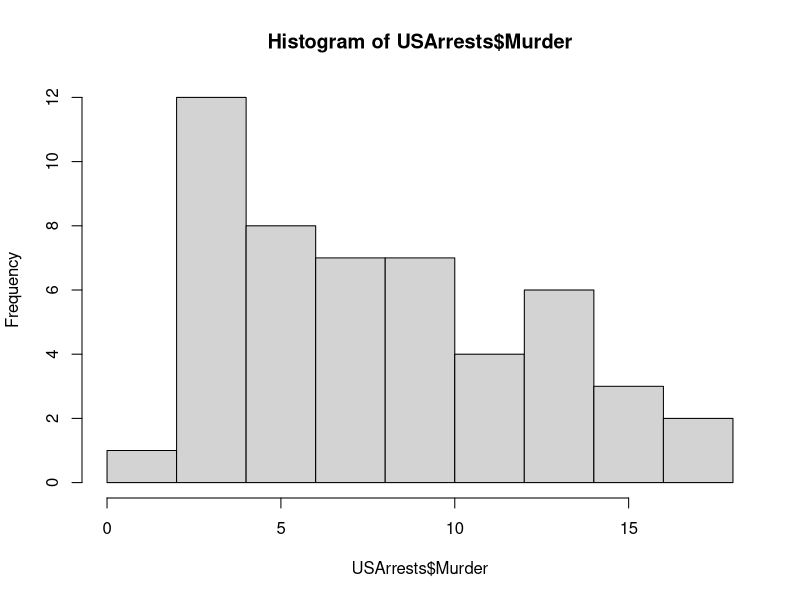
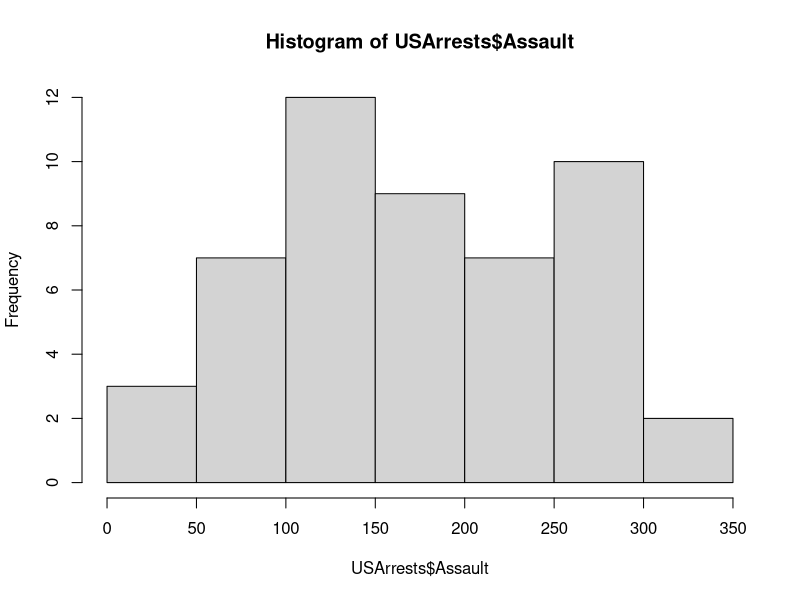
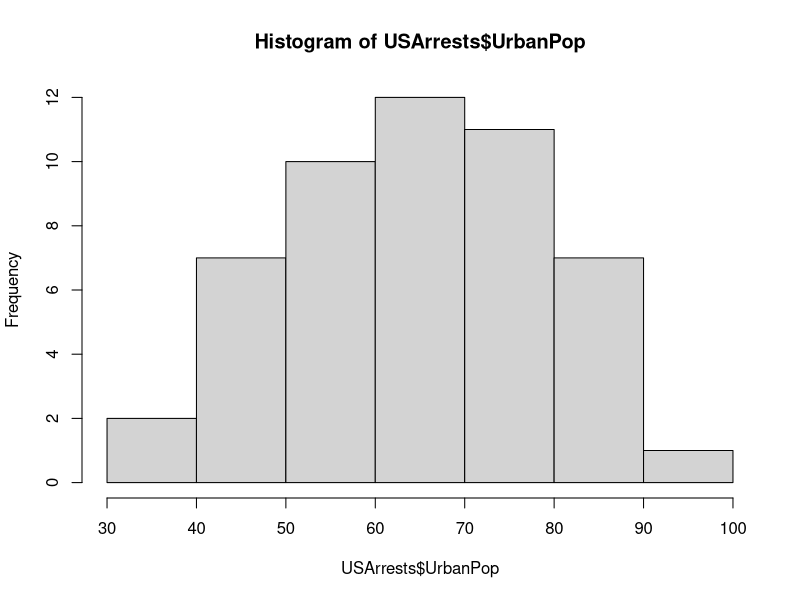
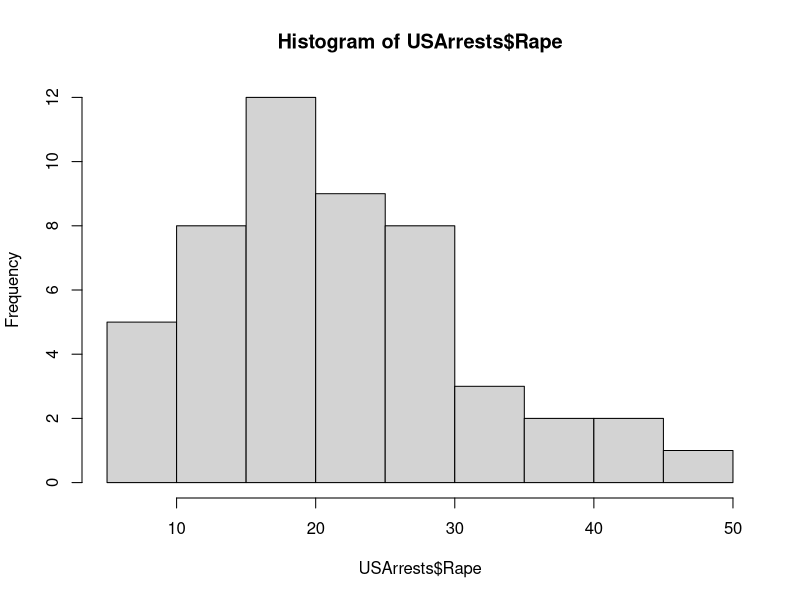
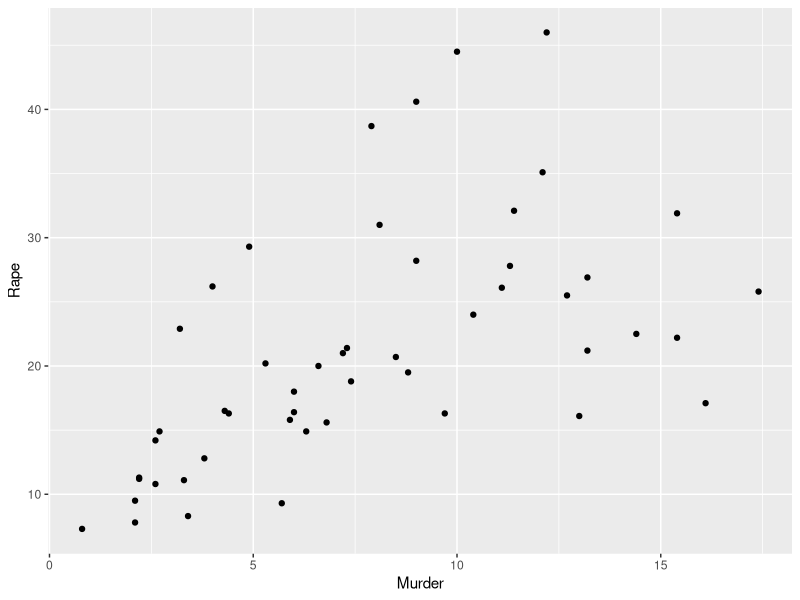
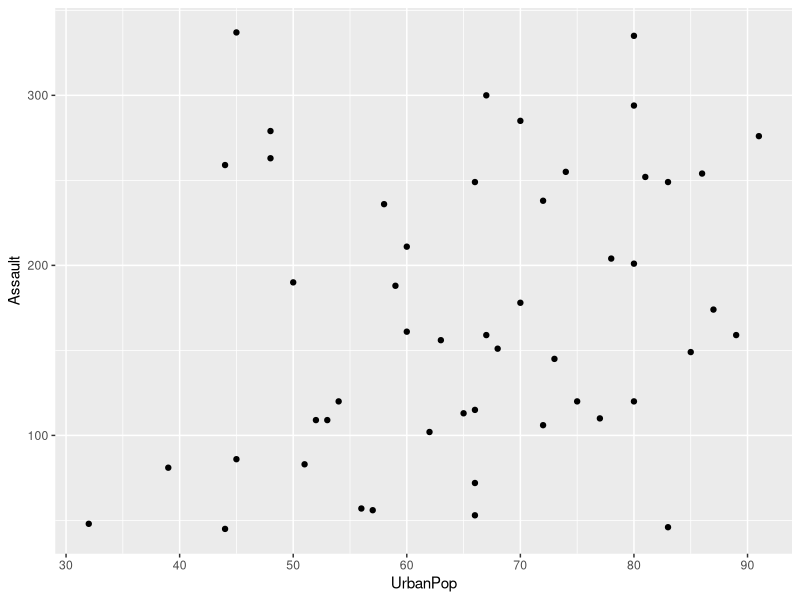

Write R code to recreate these figures, in order.
## ---- chunk 1
library(ggplot2)
## ---- chunk 2
A = matrix(-1,2,2)
eigen(A)
## ---- chunk 3
apply(USArrests, MARGIN=2, FUN=mean)
## ---- chunk 4
apply(USArrests, MARGIN=2, FUN=var)
## ---- chunk 5
hist(USArrests$Murder)
hist(USArrests$Assault)
hist(USArrests$UrbanPop)
hist(USArrests$Rape)
## ---- chunk 6
ggplot(USArrests, aes(x=Murder,y=Rape)) + geom_point() 
ggplot(USArrests, aes(x=UrbanPop,y=Assault)) + geom_point() 
## ---- chunk 7
#?prcomp()
pca_model = prcomp(USArrests,scale = TRUE)

#not sure if this is what we need for "print a summary"
pca_model
## ---- chunk 8
dimnames(pca_model$rotation)
## ---- chunk 9
# each column below contains the loading vectors 
row_name = c("Murder","Assault","UrbanPop","Rape")  
col_name = c("PC1","PC2","PC3","PC4")
loading_matrix = matrix(pca_model$rotation, 4,4, dimnames=list(row_name,col_name))
loading_matrix[1:3,]
## ---- chunk 10
#this may be a matrix, might need to remove matrix function on (e)
# pretty sure class(loading_matrix) gives matrix so maybe redo that
scores = pca_model$x 
scores[1:3,]
